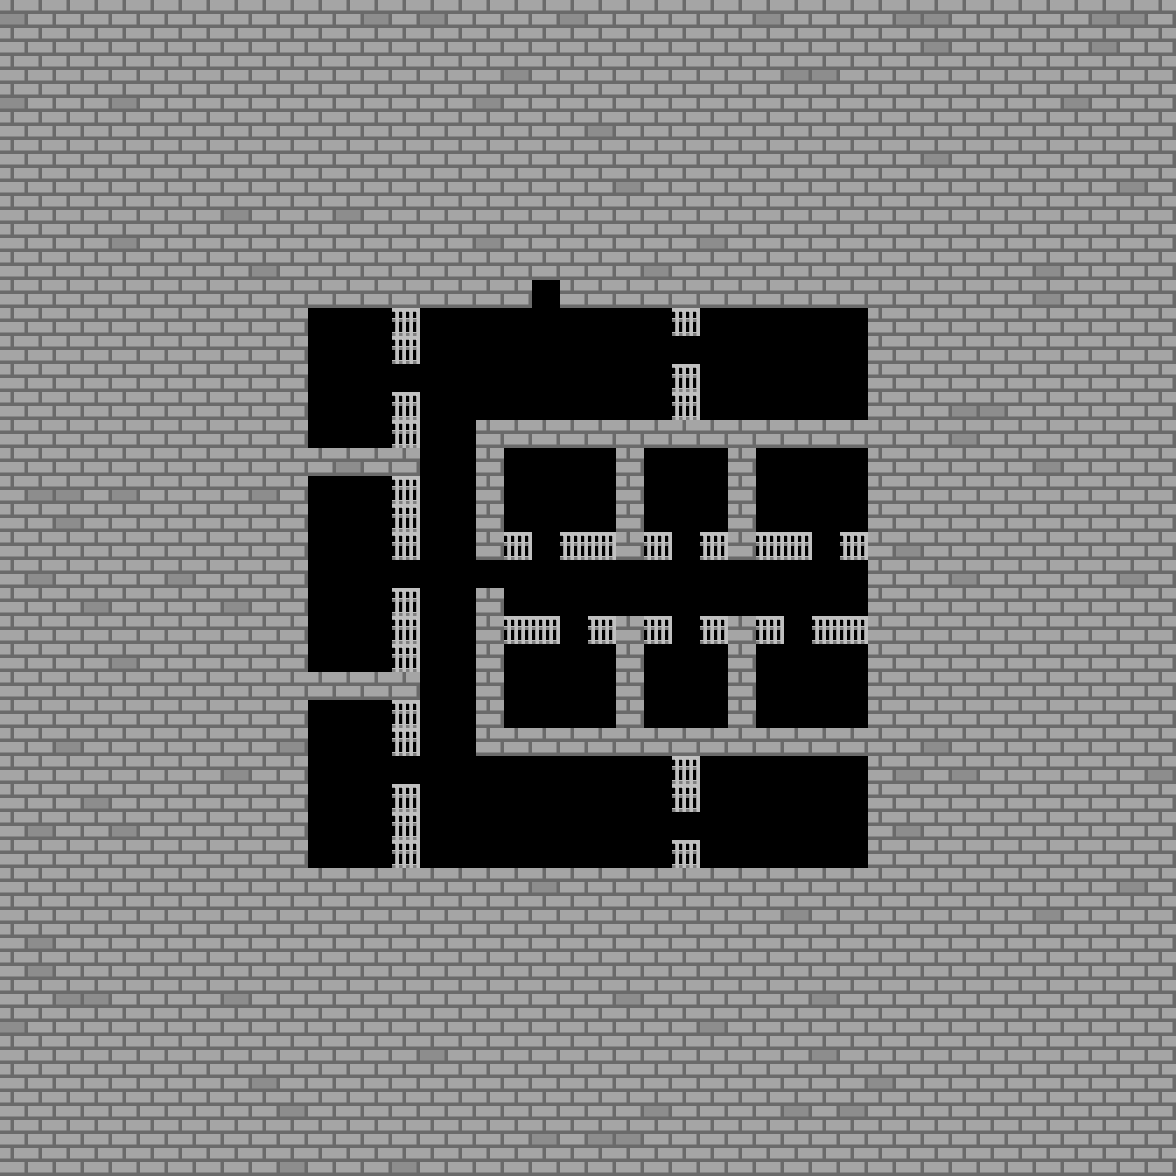

Below is a game level as drawn by its tile map, then a one-line description and the .tmx that defines it (tile-layer data replaced by summaries):
An orthogonal 42x42 tile map with 28x28 px tiles, 1 tile layer (Map) and 177 objects (117x Unexplored, 11x IronDoor, 8x Barrel, UpStairs, DownStairs, ...).

<map version="1.10" tiledversion="1.11.2" orientation="orthogonal" renderorder="right-down" width="42" height="42" tilewidth="28" tileheight="28" infinite="0" nextlayerid="6" nextobjectid="294">
 <tileset firstgid="1" source="Resource.tsx" />
 <layer id="1" name="Map" width="42" height="42">
  <data>[1764 cells, 1764 non-empty, 4 distinct tile ids]</data>
 </layer>
 <objectgroup id="2" name="Object">
  <object id="1" name="UpStairs" gid="9" x="532" y="308" width="28" height="28" />
  <object id="2" name="DownStairs" gid="10" x="532" y="896" width="28" height="28" />
  <object id="3" name="IronDoor" gid="19" x="392" y="392" width="28" height="28" />
  <object id="4" name="IronDoor" gid="19" x="672" y="364" width="28" height="28" />
  <object id="5" name="IronDoor" gid="19" x="532" y="560" width="28" height="28" />
  <object id="6" name="IronDoor" gid="19" x="672" y="560" width="28" height="28" />
  <object id="7" name="IronDoor" gid="19" x="812" y="560" width="28" height="28" />
  <object id="8" name="IronDoor" gid="19" x="784" y="644" width="28" height="28" />
  <object id="9" name="IronDoor" gid="19" x="672" y="644" width="28" height="28" />
  <object id="10" name="IronDoor" gid="19" x="560" y="644" width="28" height="28" />
  <object id="11" name="IronDoor" gid="19" x="392" y="588" width="28" height="28" />
  <object id="12" name="IronDoor" gid="19" x="392" y="784" width="28" height="28" />
  <object id="13" name="IronDoor" gid="19" x="672" y="840" width="28" height="28" />
  <object id="14" name="CloseChest" gid="11" x="336" y="756" width="28" height="28" />
  <object id="15" name="Barrel" gid="13" x="336" y="448" width="28" height="28" />
  <object id="16" name="Barrel" gid="13" x="364" y="448" width="28" height="28" />
  <object id="17" name="Barrel" gid="13" x="364" y="420" width="28" height="28" />
  <object id="18" name="Barrel" gid="13" x="336" y="420" width="28" height="28" />
  <object id="19" name="Barrel" gid="13" x="336" y="392" width="28" height="28" />
  <object id="20" name="Barrel" gid="13" x="364" y="392" width="28" height="28" />
  <object id="21" name="Barrel" gid="13" x="364" y="364" width="28" height="28" />
  <object id="22" name="Barrel" gid="13" x="336" y="364" width="28" height="28" />
  <object id="23" name="IronDoor2" gid="25" x="476" y="588" width="28" height="28" />
 </objectgroup>
 <objectgroup id="3" name="Unexplored">
  <object id="139" name="Unexplored" gid="8" x="504" y="476" width="28" height="28" />
  <object id="140" name="Unexplored" gid="8" x="532" y="476" width="28" height="28" />
  <object id="141" name="Unexplored" gid="8" x="560" y="476" width="28" height="28" />
  <object id="142" name="Unexplored" gid="8" x="588" y="476" width="28" height="28" />
  <object id="143" name="Unexplored" gid="8" x="588" y="504" width="28" height="28" />
  <object id="144" name="Unexplored" gid="8" x="560" y="504" width="28" height="28" />
  <object id="145" name="Unexplored" gid="8" x="532" y="504" width="28" height="28" />
  <object id="146" name="Unexplored" gid="8" x="504" y="504" width="28" height="28" />
  <object id="147" name="Unexplored" gid="8" x="504" y="532" width="28" height="28" />
  <object id="148" name="Unexplored" gid="8" x="560" y="532" width="28" height="28" />
  <object id="149" name="Unexplored" gid="8" x="532" y="532" width="28" height="28" />
  <object id="150" name="Unexplored" gid="8" x="588" y="532" width="28" height="28" />
  <object id="151" name="Unexplored" gid="8" x="588" y="560" width="28" height="28" />
  <object id="152" name="Unexplored" gid="8" x="560" y="560" width="28" height="28" />
  <object id="153" name="Unexplored" gid="8" x="532" y="560" width="28" height="28" />
  <object id="154" name="Unexplored" gid="8" x="504" y="560" width="28" height="28" />
  <object id="155" name="Unexplored" gid="8" x="504" y="588" width="28" height="28" />
  <object id="156" name="Unexplored" gid="8" x="504" y="616" width="28" height="28" />
  <object id="157" name="Unexplored" gid="8" x="504" y="672" width="28" height="28" />
  <object id="158" name="Unexplored" gid="8" x="504" y="644" width="28" height="28" />
  <object id="159" name="Unexplored" gid="8" x="504" y="700" width="28" height="28" />
  <object id="160" name="Unexplored" gid="8" x="504" y="700" width="28" height="28" />
  <object id="161" name="Unexplored" gid="8" x="532" y="728" width="28" height="28" />
  <object id="162" name="Unexplored" gid="8" x="504" y="728" width="28" height="28" />
  <object id="163" name="Unexplored" gid="8" x="532" y="700" width="28" height="28" />
  <object id="164" name="Unexplored" gid="8" x="532" y="672" width="28" height="28" />
  <object id="165" name="Unexplored" gid="8" x="532" y="644" width="28" height="28" />
  <object id="166" name="Unexplored" gid="8" x="532" y="616" width="28" height="28" />
  <object id="167" name="Unexplored" gid="8" x="532" y="588" width="28" height="28" />
  <object id="168" name="Unexplored" gid="8" x="560" y="588" width="28" height="28" />
  <object id="169" name="Unexplored" gid="8" x="560" y="616" width="28" height="28" />
  <object id="170" name="Unexplored" gid="8" x="560" y="644" width="28" height="28" />
  <object id="171" name="Unexplored" gid="8" x="560" y="672" width="28" height="28" />
  <object id="172" name="Unexplored" gid="8" x="560" y="700" width="28" height="28" />
  <object id="173" name="Unexplored" gid="8" x="560" y="728" width="28" height="28" />
  <object id="174" name="Unexplored" gid="8" x="588" y="728" width="28" height="28" />
  <object id="175" name="Unexplored" gid="8" x="588" y="700" width="28" height="28" />
  <object id="176" name="Unexplored" gid="8" x="588" y="672" width="28" height="28" />
  <object id="177" name="Unexplored" gid="8" x="588" y="644" width="28" height="28" />
  <object id="178" name="Unexplored" gid="8" x="588" y="616" width="28" height="28" />
  <object id="179" name="Unexplored" gid="8" x="588" y="588" width="28" height="28" />
  <object id="180" name="Unexplored" gid="8" x="616" y="588" width="28" height="28" />
  <object id="181" name="Unexplored" gid="8" x="616" y="616" width="28" height="28" />
  <object id="182" name="Unexplored" gid="8" x="644" y="616" width="28" height="28" />
  <object id="183" name="Unexplored" gid="8" x="644" y="588" width="28" height="28" />
  <object id="184" name="Unexplored" gid="8" x="644" y="560" width="28" height="28" />
  <object id="185" name="Unexplored" gid="8" x="644" y="532" width="28" height="28" />
  <object id="186" name="Unexplored" gid="8" x="644" y="504" width="28" height="28" />
  <object id="187" name="Unexplored" gid="8" x="644" y="476" width="28" height="28" />
  <object id="188" name="Unexplored" gid="8" x="672" y="476" width="28" height="28" />
  <object id="189" name="Unexplored" gid="8" x="700" y="476" width="28" height="28" />
  <object id="190" name="Unexplored" gid="8" x="700" y="504" width="28" height="28" />
  <object id="191" name="Unexplored" gid="8" x="672" y="504" width="28" height="28" />
  <object id="192" name="Unexplored" gid="8" x="672" y="532" width="28" height="28" />
  <object id="193" name="Unexplored" gid="8" x="700" y="532" width="28" height="28" />
  <object id="194" name="Unexplored" gid="8" x="700" y="560" width="28" height="28" />
  <object id="195" name="Unexplored" gid="8" x="672" y="560" width="28" height="28" />
  <object id="196" name="Unexplored" gid="8" x="672" y="588" width="28" height="28" />
  <object id="197" name="Unexplored" gid="8" x="672" y="644" width="28" height="28" />
  <object id="198" name="Unexplored" gid="8" x="644" y="672" width="28" height="28" />
  </objectgroup>
 <objectgroup id="4" name="InvisibleWall">
  <!-- 36 objects omitted --></objectgroup>
 <objectgroup id="5" name="Respawnpoint">
  <!-- 1 objects omitted --></objectgroup>
</map>
<!-- 94 of 177 objects omitted -->
